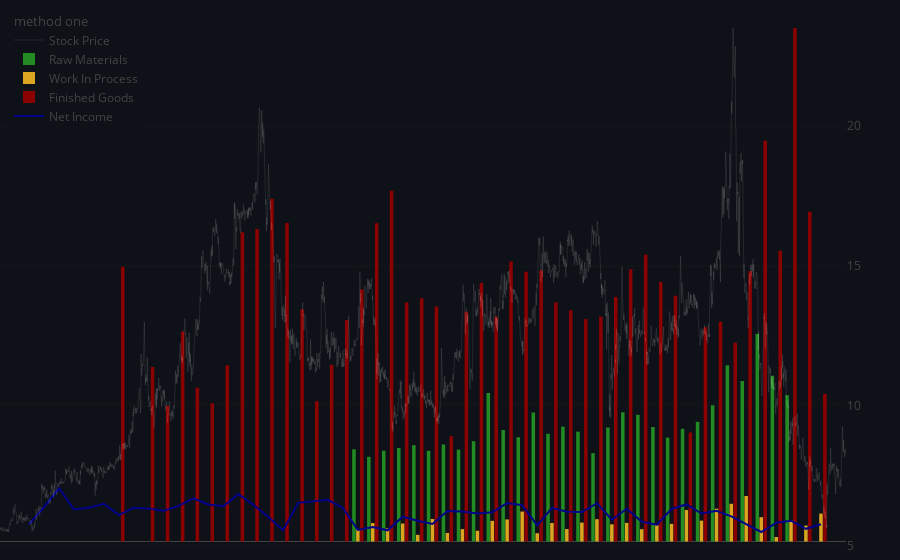

Write notebook code for a chart like this one.
### Code cell
import plotly.graph_objects as go
import plotly.subplots as pls
#Create Figure
#######################
fig = go.Figure()
fig = pls.make_subplots(rows=1, cols=1,
                        specs=[[{"secondary_y": True}]])

fig.add_trace(go.Line(
    x = hist['Date'],
    y = hist['Close'],
    legendgroup="group", 
    legendgrouptitle_text="method one",
    line=dict(color='white', width = 0.1),
    name="Stock Price"
), row=1, col=1, secondary_y=True)

fig.add_trace(go.Bar(
    x = df_inventory['end'][df_inventory['tag']==raw_tag],
    y = df_inventory['val'][df_inventory['tag']==raw_tag],
    legendgroup="group",
    marker=dict(color='forestgreen'),
    legendgrouptitle_text="method one",
    name="Raw Materials"
), row=1, col=1, secondary_y=False)

fig.add_trace(go.Bar(
    x = df_inventory['end'][df_inventory['tag']==wip_tag],
    y = df_inventory['val'][df_inventory['tag']==wip_tag],
    legendgroup="group", 
    legendgrouptitle_text="method one",
    marker=dict(color='goldenrod'),
    name="Work In Process"
), row=1, col=1, secondary_y=False)

fig.add_trace(go.Bar(
    x = df_inventory['end'][df_inventory['tag']==fin_tag],
    y = df_inventory['val'][df_inventory['tag']==fin_tag],
    legendgroup="group", 
    legendgrouptitle_text="method one",
    marker=dict(color='darkred'),
    name="Finished Goods"
), row=1, col=1, secondary_y=False)

fig.add_trace(go.Line(
    x = df_inventory['end'][df_inventory['tag']=='NetIncomeLoss'],
    y = df_inventory['val'][df_inventory['tag']=='NetIncomeLoss']/10,
    legendgroup="group", 
    legendgrouptitle_text="method one",
    marker=dict(color='darkblue'),
    name="Net Income"
), row=1, col=1, secondary_y=False)

fig.update_layout(barmode='group', margin={"r": 0, "t": 0, "l": 0, "b": 0}, 
                  bargroupgap=0.1, plot_bgcolor='#0e1117', paper_bgcolor='#0e1117', autosize = True,
                  legend=dict(yanchor="top",y=0.99,xanchor="left",x=0.01))

### Figure 1 — Plotly figure (JSON) as saved in the notebook; plotly's stock layout.template omitted (floating-point values rounded to 4 significant figures; data arrays with more than 128 entries replaced by an {"elided": "..."} marker saying what was removed)
{"data": [{"legendgroup": "group", "legendgrouptitle": {"text": "method one"}, "line": {"color": "white", "width": 0.1}, "name": "Stock Price", "type": "scatter", "x": {"elided": "3564 str values"}, "xaxis": "x", "y": {"elided": "3564 float values"}, "yaxis": "y2"}, {"legendgroup": "group", "legendgrouptitle": {"text": "method one"}, "marker": {"color": "forestgreen"}, "name": "Raw Materials", "type": "bar", "x": ["2015-12-31T00:00:00", "2016-03-31T00:00:00", "2016-06-30T00:00:00", "2016-09-30T00:00:00", "2016-12-31T00:00:00", "2017-03-31T00:00:00", "2017-06-30T00:00:00", "2017-09-30T00:00:00", "2017-12-31T00:00:00", "2018-03-31T00:00:00", "2018-06-30T00:00:00", "2018-09-30T00:00:00", "2018-12-31T00:00:00", "2019-03-31T00:00:00", "2019-06-30T00:00:00", "2019-09-30T00:00:00", "2019-12-31T00:00:00", "2020-03-31T00:00:00", "2020-06-30T00:00:00", "2020-09-30T00:00:00", "2020-12-31T00:00:00", "2021-03-31T00:00:00", "2021-06-30T00:00:00", "2021-09-30T00:00:00", "2021-12-31T00:00:00", "2022-03-31T00:00:00", "2022-06-30T00:00:00", "2022-09-30T00:00:00", "2022-12-31T00:00:00", "2023-03-31T00:00:00"], "xaxis": "x", "y": [334320, 307312, 329438, 339132, 349383, 329162, 351981, 333154, 363739, 538352, 404394, 378232, 467842, 390743, 416629, 398560, 320507, 413450, 468649, 459801, 415415, 376963, 408594, 434178, 494348, 639385, 582458, 752340, 601125, 530796], "yaxis": "y"}, {"legendgroup": "group", "legendgrouptitle": {"text": "method one"}, "marker": {"color": "goldenrod"}, "name": "Work In Process", "type": "bar", "x": ["2015-12-31T00:00:00", "2016-03-31T00:00:00", "2016-06-30T00:00:00", "2016-09-30T00:00:00", "2016-12-31T00:00:00", "2017-03-31T00:00:00", "2017-06-30T00:00:00", "2017-09-30T00:00:00", "2017-12-31T00:00:00", "2018-03-31T00:00:00", "2018-06-30T00:00:00", "2018-09-30T00:00:00", "2018-12-31T00:00:00", "2019-03-31T00:00:00", "2019-06-30T00:00:00", "2019-09-30T00:00:00", "2019-12-31T00:00:00", "2020-03-31T00:00:00", "2020-06-30T00:00:00", "2020-09-30T00:00:00", "2020-12-31T00:00:00", "2021-03-31T00:00:00", "2021-06-30T00:00:00", "2021-09-30T00:00:00", "2021-12-31T00:00:00", "2022-03-31T00:00:00", "2022-06-30T00:00:00", "2022-09-30T00:00:00", "2022-12-31T00:00:00", "2023-03-31T00:00:00", "2023-06-30T00:00:00", "2023-09-30T00:00:00"], "xaxis": "x", "y": [44836, 66895, 47862, 65384, 24214, 81863, 31161, 44922, 39004, 74914, 80063, 108686, 30057, 67118, 45177, 68711, 81002, 62478, 67529, 44742, 59258, 64032, 114105, 75716, 119069, 136872, 165263, 88393, 16520, 76671, 57751, 101475], "yaxis": "y"}, {"legendgroup": "group", "legendgrouptitle": {"text": "method one"}, "marker": {"color": "darkred"}, "name": "Finished Goods", "type": "bar", "x": ["2011-12-31T00:00:00", "2012-06-30T00:00:00", "2012-09-30T00:00:00", "2012-12-31T00:00:00", "2013-03-31T00:00:00", "2013-06-30T00:00:00", "2013-09-30T00:00:00", "2013-12-31T00:00:00", "2014-03-31T00:00:00", "2014-06-30T00:00:00", "2014-09-30T00:00:00", "2014-12-31T00:00:00", "2015-03-31T00:00:00", "2015-06-30T00:00:00", "2015-09-30T00:00:00", "2015-12-31T00:00:00", "2016-03-31T00:00:00", "2016-06-30T00:00:00", "2016-09-30T00:00:00", "2016-12-31T00:00:00", "2017-03-31T00:00:00", "2017-06-30T00:00:00", "2017-09-30T00:00:00", "2017-12-31T00:00:00", "2018-03-31T00:00:00", "2018-06-30T00:00:00", "2018-09-30T00:00:00", "2018-12-31T00:00:00", "2019-03-31T00:00:00", "2019-06-30T00:00:00", "2019-09-30T00:00:00", "2019-12-31T00:00:00", "2020-03-31T00:00:00", "2020-06-30T00:00:00", "2020-09-30T00:00:00", "2020-12-31T00:00:00", "2021-03-31T00:00:00", "2021-06-30T00:00:00", "2021-09-30T00:00:00", "2021-12-31T00:00:00", "2022-03-31T00:00:00", "2022-06-30T00:00:00", "2022-09-30T00:00:00", "2022-12-31T00:00:00", "2023-03-31T00:00:00", "2023-06-30T00:00:00", "2023-09-30T00:00:00"], "xaxis": "x", "y": [996902, 632702, 491437, 761206, 558010, 501456, 639164, 1121990, 1133232, 1243362, 1155770, 842062, 508949, 641508, 803860, 914486, 1154249, 1272153, 866974, 882216, 852221, 382805, 833650, 937780, 815904, 1015912, 978800, 984252, 866910, 838985, 806721, 815768, 886859, 987214, 1040276, 941100, 891840, 395587, 777340, 797372, 721383, 980483, 1453881, 1054367, 1862622, 1196348, 535194], "yaxis": "y"}, {"legendgroup": "group", "legendgrouptitle": {"text": "method one"}, "marker": {"color": "darkblue"}, "name": "Net Income", "type": "scatter", "x": ["2010-06-30T00:00:00", "2010-09-30T00:00:00", "2010-12-31T00:00:00", "2011-03-31T00:00:00", "2011-06-30T00:00:00", "2011-09-30T00:00:00", "2011-12-31T00:00:00", "2012-03-31T00:00:00", "2012-06-30T00:00:00", "2012-09-30T00:00:00", "2012-12-31T00:00:00", "2013-03-31T00:00:00", "2013-06-30T00:00:00", "2013-09-30T00:00:00", "2013-12-31T00:00:00", "2014-03-31T00:00:00", "2014-06-30T00:00:00", "2014-09-30T00:00:00", "2014-12-31T00:00:00", "2015-03-31T00:00:00", "2015-06-30T00:00:00", "2015-09-30T00:00:00", "2015-12-31T00:00:00", "2016-03-31T00:00:00", "2016-06-30T00:00:00", "2016-09-30T00:00:00", "2016-12-31T00:00:00", "2017-03-31T00:00:00", "2017-06-30T00:00:00", "2017-09-30T00:00:00", "2017-12-31T00:00:00", "2018-03-31T00:00:00", "2018-06-30T00:00:00", "2018-09-30T00:00:00", "2018-12-31T00:00:00", "2019-03-31T00:00:00", "2019-06-30T00:00:00", "2019-09-30T00:00:00", "2019-12-31T00:00:00", "2020-03-31T00:00:00", "2020-06-30T00:00:00", "2020-09-30T00:00:00", "2020-12-31T00:00:00", "2021-03-31T00:00:00", "2021-06-30T00:00:00", "2021-09-30T00:00:00", "2021-12-31T00:00:00", "2022-03-31T00:00:00", "2022-06-30T00:00:00", "2022-09-30T00:00:00", "2022-12-31T00:00:00", "2023-03-31T00:00:00", "2023-06-30T00:00:00", "2023-09-30T00:00:00"], "xaxis": "x", "y": [62450.0, 124400.0, 193100.0, 116600.0, 122464, 136900.0, 95640.0, 122863, 119300.0, 111600.0, 129300.0, 156500.0, 134254, 127700.0, 171900.0, 133600.0, 90130.0, 41140.0, 140200.0, 146051, 151100.0, 121800.0, 41840.0, 52510.0, 40540.0, 90010.0, 75050.0, 63440.0, 110400.0, 109000.0, 101500.0, 106000.0, 139300.0, 131700.0, 58330.0, 122300.0, 107881, 107000.0, 139000.0, 79030.0, 118700.0, 71750.0, 61050.0, 118100.0, 134500.0, 101700.0, 111631, 91150.0, 63330.0, 34550.0, 67920.0, 75610.0, 46110.0, 62680.0], "yaxis": "y"}], "layout": {"autosize": true, "bargroupgap": 0.1, "barmode": "group", "legend": {"x": 0.01, "xanchor": "left", "y": 0.99, "yanchor": "top"}, "margin": {"b": 0, "l": 0, "r": 0, "t": 0}, "paper_bgcolor": "#0e1117", "plot_bgcolor": "#0e1117", "xaxis": {"anchor": "y", "domain": [0, 0.94]}, "yaxis": {"anchor": "x", "domain": [0, 1]}, "yaxis2": {"anchor": "x", "overlaying": "y", "side": "right"}}}
